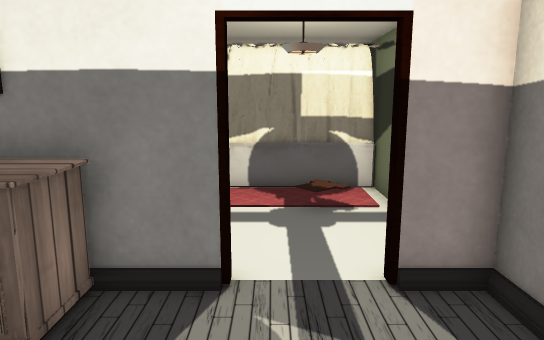
View 1 (above)

16 first-person views from a walk through a 3-D level made in the Unity game engine. The camera is 1.3 m above the floor, tilts 10° down and sees 70° across. The floor is counted in squares, 0.45 m on a side. Each view is taken from the middle of a square. On the plan, view 1 faces up. The plan holds only what a view shows up to about 20 squares ahead; the rest is blank. The player is left out. Door leaves are left out, so doorways stand open. Some surface patterns are stand-ins.

View 2
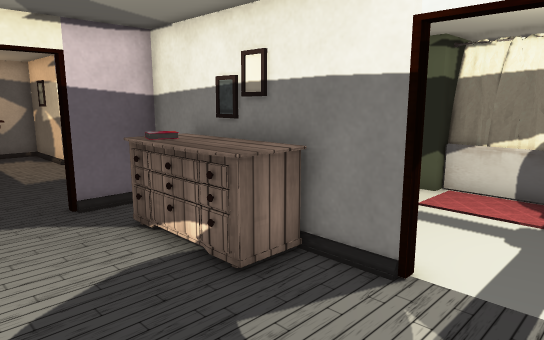

View 3
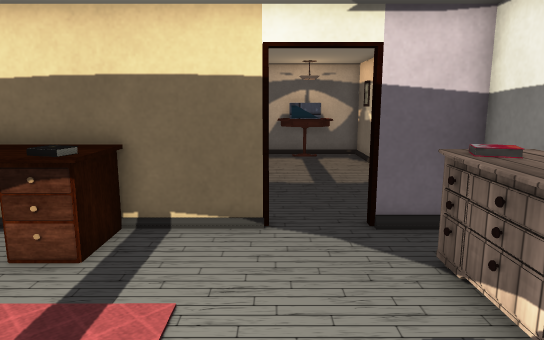

View 4
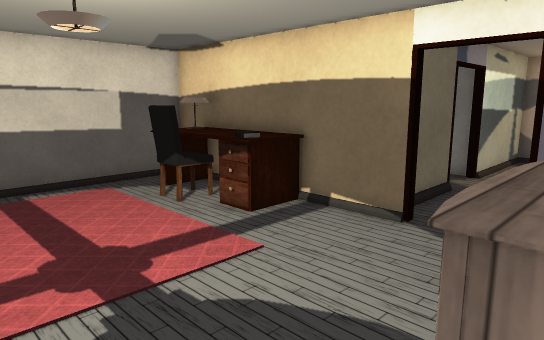

View 5
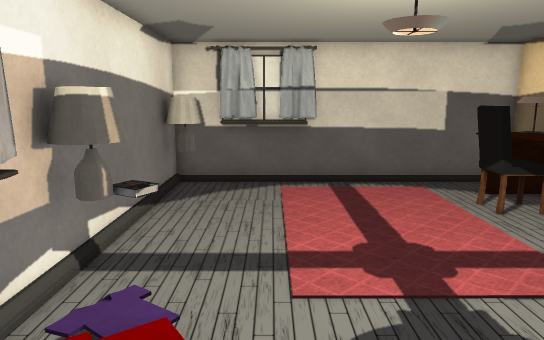

View 6
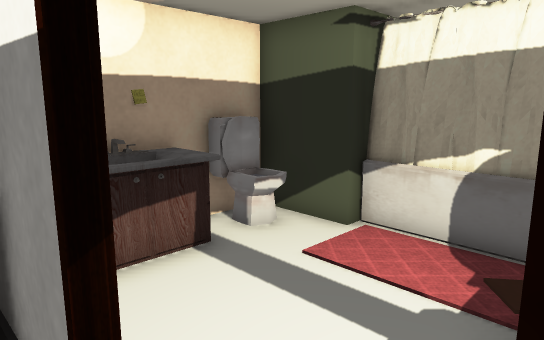

View 7
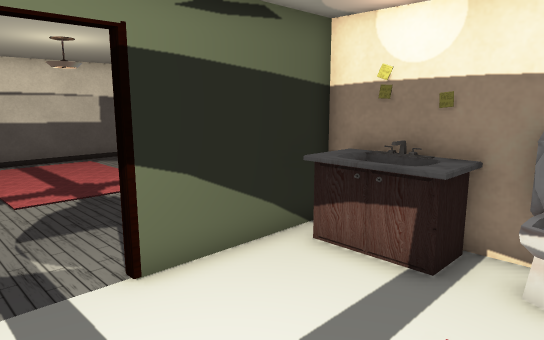

View 8
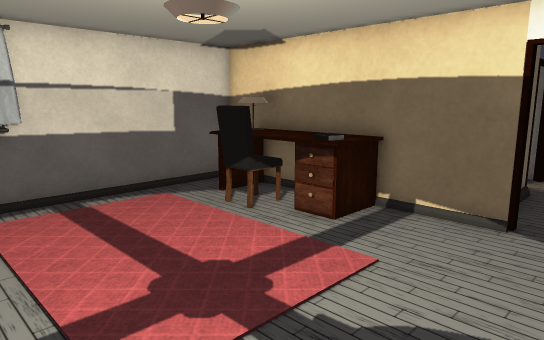

View 9
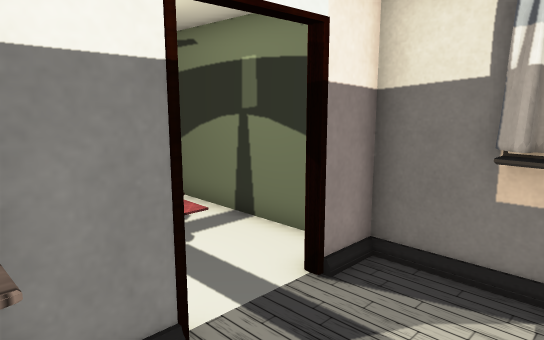

View 10
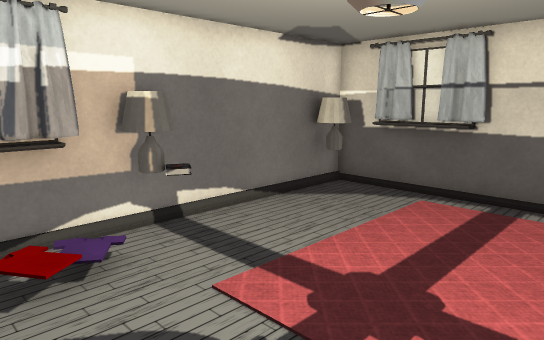

View 11
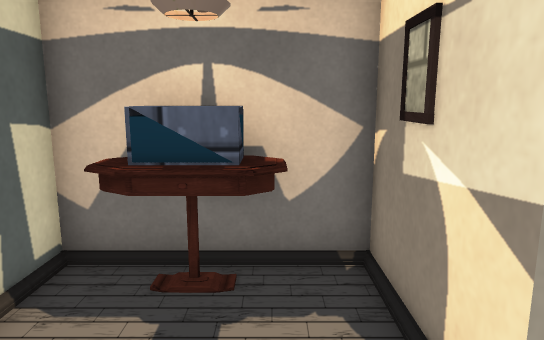

View 12
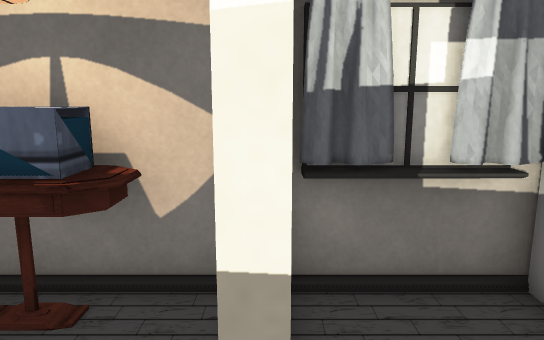

View 13
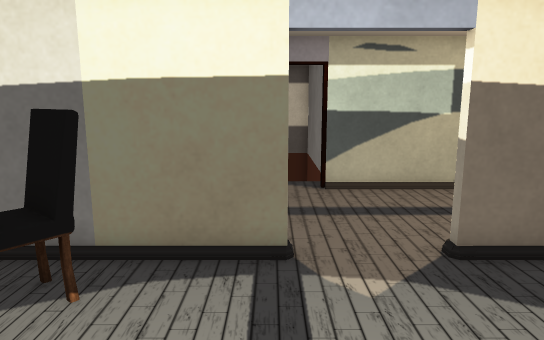

View 14
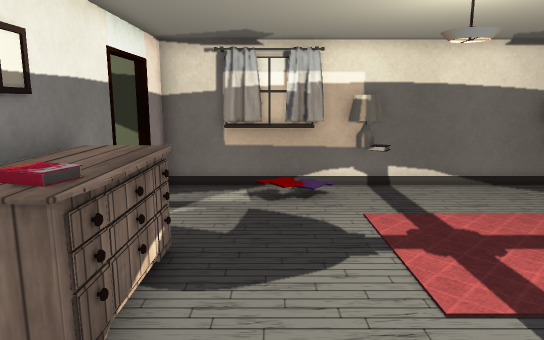

View 15
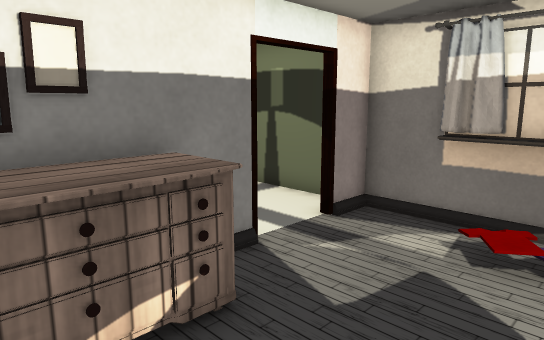

View 16
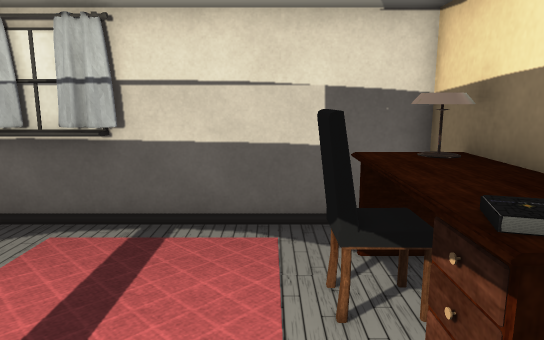

### Floor plan
Key: @ floor where view 1 was taken; # wall or solid block; . floor; / step, stairs or slope; D open door; = window, fence, low wall or low ledge; O other object.
Columns run from 22 left of view 1 to 4 right of it. Each row starts with its distance up from view 1.
 13         .       ####OOOOOO
 12                 #O  .....O
 11                 OO...../.O
 10 OO              #OO....//O
  9 ##              OOO......O
  8 #=         OO   OOO......O
  7 ##         OO   #OO......O
  6 ##### . ##############DD##
  5 O            # OOOOO  . .O
  4 OOO    .     # OOOOO     #
  3 OOO          D   .     . #=
  2 OOO         .D     .     #=
  1 OO           D        .  #=
  0 #######DD#OOO#  ......@ /O
 -1       #      #   ...... OO
 -2       #      #OO ...... OO
 -3       #      #OO ......  O
 -4       #      #OO ......  O
 -5       #      #OOO......  O
 -6       #      #OOO......  O
 -7       #      ##O ......  O
 -8              #   ....===OO
 -9              #OOOOOOO####O

Positions as (right, up) in squares from view 1, and headings:
1: (0, 0), facing up
2: (2, 0), facing up-left
3: (0, 1), facing left
4: (0, 5), facing down-left
5: (0, 5), facing down
6: (2, 5), facing up-left
7: (2, 12), facing down-left
8: (1, 3), facing down-left
9: (-3, 2), facing up-right
10: (-5, 3), facing down-right
11: (-15, 4), facing left
12: (-16, 6), facing left
13: (-14, 13), facing down
14: (-10, 2), facing right
15: (-6, 0), facing up-right
16: (-5, 0), facing down
